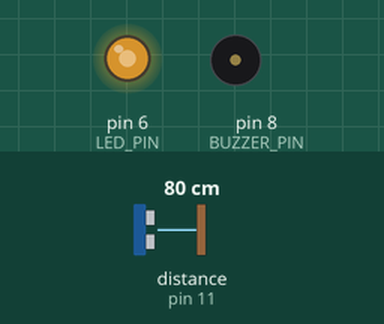
The sketch below on a simulated Arduino Mega 2560, built with avr-gcc and run on an emulated ATmega2560. On the bench: output pins drawn as LEDs (lit = HIGH), buzzer (waves = sounding). Wiring (inferred from the names in the program): ultrasonic range finder: trigger pin 10; echo pin 11. The test bench sets the inputs (shaded band); at power-on: distance to the obstacle (sensor on pin 11) 80 cm. The echo pulse lasts 58.3 µs per cm; pins used as bus, display or sensor lines are not drawn; what the sketch prints to the serial monitor is not drawn.

Above: at 1.2 s.
1.3 s: distance to the obstacle (sensor on pin 11) set to 2 cm
At 2.4 s:
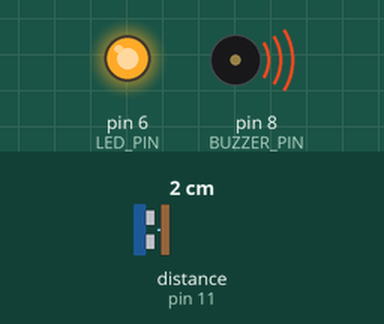
3.1 s: distance to the obstacle (sensor on pin 11) set to 18 cm
At 3.9 s:
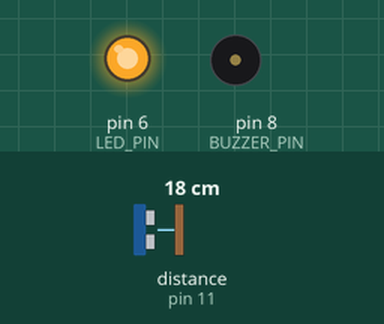
6.1 s: distance to the obstacle (sensor on pin 11) set to 60 cm
At 6.33 s:
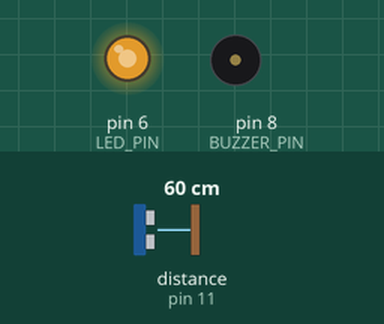
9.1 s: distance to the obstacle (sensor on pin 11) set to 120 cm
At 9.8 s:
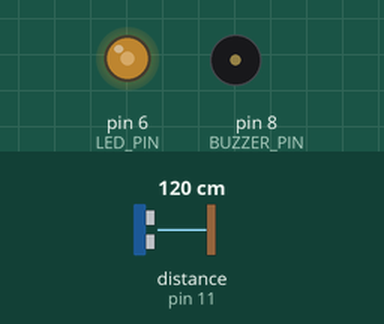
12.1 s: distance to the obstacle (sensor on pin 11) set to 250 cm
At 13.6 s:
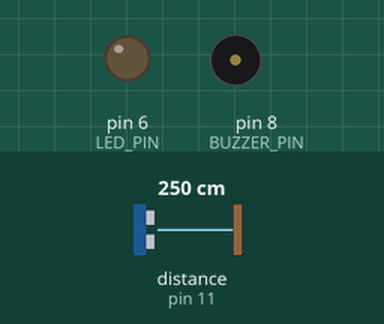
13.9 s: distance to the obstacle (sensor on pin 11) set to 197 cm
At 14.7 s:
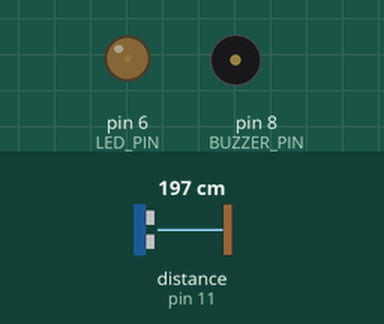
Timing chart, 0 to 17.9 s (numbered marks = the images above; inputs shaded):
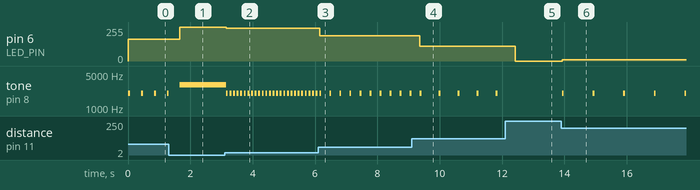

The sketch:

_______.ino
```cpp
/*
 * ╔══════════════════════════════════════════════════════════════╗
 * ║      超音波倒車雷達模擬                                       ║
 * ║      平台：Arduino Mega 2560（ATmega2560）                   ║
 * ╠══════════════════════════════════════════════════════════════╣
 * ║  功能說明：                                                   ║
 * ║    模擬汽車倒車雷達。                                         ║
 * ║    距離越近 → 嗶聲間隔越短；近到臨界距離 → 持續長鳴。          ║
 * ║    LED 亮度隨距離拉近而增強（PWM 類比輸出）。                  ║
 * ╠══════════════════════════════════════════════════════════════╣
 * ║  【核心概念：map() 函式 — 線性比例換算】                      ║
 * ║    map(value, fromLow, fromHigh, toLow, toHigh)              ║
 * ║    將 value 從 [fromLow~fromHigh] 線性映射到 [toLow~toHigh]  ║
 * ║    本程式用來將「距離」換算為「嗶聲間隔」與「LED亮度」         ║
 * ╠══════════════════════════════════════════════════════════════╣
 * ║  【五大單元對應】                                             ║
 * ║  輸入單元：HC-SR04 ECHO（D11）                               ║
 * ║  輸出單元：蜂鳴器（D8）tone()、LED（D6）analogWrite() PWM    ║
 * ║  記憶單元：SRAM 儲存 dist, interval, brightness 變數         ║
 * ║  ALU     ：map() 線性換算、條件判斷                           ║
 * ║  控制單元：依距離區間決定執行路徑（多層 if-else）              ║
 * ╠══════════════════════════════════════════════════════════════╣
 * ║  接線：                                                       ║
 * ║    HC-SR04 VCC→5V, GND→GND, TRIG→D10, ECHO→D11             ║
 * ║    無源蜂鳴器 → D8                                           ║
 * ║    LED → D6（串 220Ω，D6 支援 PWM 輸出）                     ║
 * ╚══════════════════════════════════════════════════════════════╝
 */

// ── 腳位定義 ──────────────────────────────────────────────────────
const int TRIG_PIN   = 10;
const int ECHO_PIN   = 11;
const int BUZZER_PIN = 8;
const int LED_PIN    = 6;   // 必須是 PWM 腳（Mega: 2~13, 44~46）

// ── 距離參數 ──────────────────────────────────────────────────────
const int MAX_DIST  = 200;  // 超過此距離不動作（公分）
const int CONT_DIST = 10;   // 小於此距離：持續長鳴（公分）

// ── 嗶聲參數 ──────────────────────────────────────────────────────
const int MAX_INTERVAL  = 1000; // 最遠時的嗶聲間隔（毫秒）
const int MIN_INTERVAL  = 80;   // 最近時的嗶聲間隔（毫秒）
const int BEEP_DURATION = 60;   // 每次嗶聲持續時間（毫秒）
const int BEEP_FREQ     = 2000; // 嗶聲頻率（Hz）
const int CONT_FREQ     = 3000; // 持續長鳴頻率（Hz，音調更高表示危險）


// ── getDistance()：超音波距離量測 ─────────────────────────────────
long getDistance() {
  digitalWrite(TRIG_PIN, LOW);
  delayMicroseconds(2);
  digitalWrite(TRIG_PIN, HIGH);
  delayMicroseconds(10);
  digitalWrite(TRIG_PIN, LOW);
  long duration = pulseIn(ECHO_PIN, HIGH, 30000); // 逾時 30ms（約 500cm）
  if (duration == 0) return -1;                   // 逾時：無障礙物
  return duration * 0.034 / 2;
}

void setup() {
  pinMode(TRIG_PIN,   OUTPUT);
  pinMode(ECHO_PIN,   INPUT);
  pinMode(BUZZER_PIN, OUTPUT);
  pinMode(LED_PIN,    OUTPUT);
  Serial.begin(9600);
  Serial.println("倒車雷達啟動，請靠近感測器...");
}

void loop() {
  long dist = getDistance();

  // ── 距離無效或超出範圍：靜音 + LED 熄滅 ──────────────────────
  if (dist <= 0 || dist > MAX_DIST) {
    noTone(BUZZER_PIN);
    analogWrite(LED_PIN, 0);   // PWM 輸出 0 → LED 熄滅
    Serial.println("距離: -- (範圍外)");
    delay(200);
    return;  // 控制單元：跳回 loop() 起點
  }

  // ── LED 亮度：距離越近越亮（analogWrite PWM）─────────────────
  // map() 將距離 [CONT_DIST ~ MAX_DIST] 反向映射到亮度 [255 ~ 0]
  // 距離最遠(MAX_DIST) → 亮度 0（熄滅）
  // 距離最近(CONT_DIST)→ 亮度 255（全亮）
  //
  // analogWrite() 底層原理：
  //   設定 Timer4 的 OCR4A 比較暫存器，產生 PWM 方波
  //   duty cycle = brightness/255（0%~100%）
  //   人眼感知到 LED 亮度隨 duty cycle 變化
  int brightness = map(dist, CONT_DIST, MAX_DIST, 255, 0);
  brightness = constrain(brightness, 0, 255); // 限制在合法範圍
  analogWrite(LED_PIN, brightness);

  // ── 距離區間判斷與嗶聲輸出 ────────────────────────────────────
  if (dist <= CONT_DIST) {
    // 區間①：極近（≤ 10cm）→ 持續長鳴，高頻警示
    tone(BUZZER_PIN, CONT_FREQ);
    Serial.print("距離: ");
    Serial.print(dist);
    Serial.println(" cm  ⚠ 持續長鳴！");
    delay(50);

  } else {
    // 區間②：一般範圍（10~200cm）→ 間歇嗶聲，間隔隨距離縮短
    //
    // map() 線性換算範例：
    //   dist=200cm → interval = map(200, 10, 200, 80, 1000) = 1000ms（慢）
    //   dist=100cm → interval = map(100, 10, 200, 80, 1000) ≈  540ms（中）
    //   dist= 20cm → interval = map( 20, 10, 200, 80, 1000) ≈  133ms（快）
    //   dist= 10cm → interval = map( 10, 10, 200, 80, 1000) =   80ms（最快）
    int interval = map(dist, CONT_DIST, MAX_DIST, MIN_INTERVAL, MAX_INTERVAL);

    Serial.print("距離: ");
    Serial.print(dist);
    Serial.print(" cm  間隔: ");
    Serial.print(interval);
    Serial.println(" ms");

    // tone(腳位, 頻率, 持續時間)：Timer2 產生 PWM，BEEP_DURATION 後自動停止
    // 非阻塞：tone() 呼叫後立即返回，Timer2 背景繼續輸出
    tone(BUZZER_PIN, BEEP_FREQ, BEEP_DURATION);

    // delay(interval)：等待整個嗶聲週期
    // 嗶聲 = 前 BEEP_DURATION ms 有聲，後 (interval-BEEP_DURATION) ms 靜音
    delay(interval);
  }
}
```

Measured:
- after the input at 1.3 s, pin 6 (LED_PIN): 164/255 → 255/255 after 0.36 s
- after the input at 3.1 s, pin 6 (LED_PIN): 255/255 → 246/255 after 0.05 s; tone on pin 8 (BUZZER_PIN): alternates 2000 Hz for 0.06 s and silent for 0.06 s, starting after 0.05 s
- after the input at 6.1 s, pin 6 (LED_PIN): 246/255 → 190/255 at once; tone on pin 8 (BUZZER_PIN): alternates 2000 Hz for 0.06 s and silent for 0.26 s, starting after 0.37 s
- after the input at 9.1 s, pin 6 (LED_PIN): 190/255 → 111/255 after 0.26 s; tone on pin 8 (BUZZER_PIN): alternates 2000 Hz for 0.06 s and silent for 0.55 s, starting after 0.87 s
- after the input at 12.1 s, pin 6 (LED_PIN): 111/255 → 0/255 after 0.32 s; tone on pin 8 (BUZZER_PIN): stops changing and stays silent
- after the input at 13.9 s, pin 6 (LED_PIN): 0/255 → 9/255 at once; tone on pin 8 (BUZZER_PIN): alternates 2000 Hz for 0.06 s and silent for 0.92 s, starting at once
